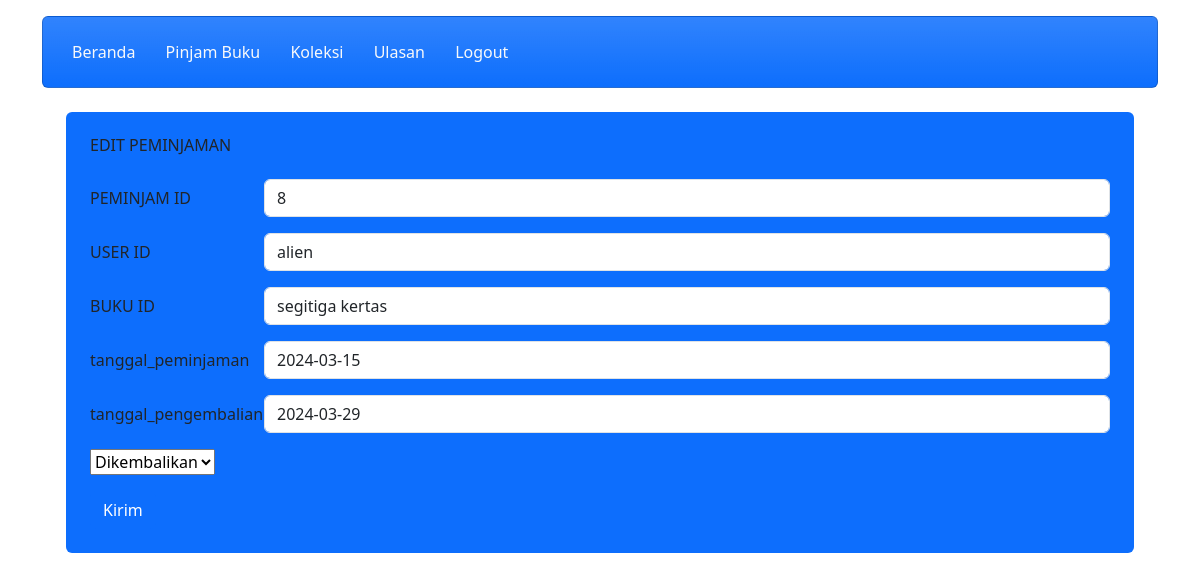
/peminjam/edit_pinjam.php?peminjaman_id=8 (signed in), run on the app's committed database.
### tables this page shows
CREATE TABLE `peminjaman` (
  `peminjaman_id` int(11) NOT NULL,
  `user_id` int(11) NOT NULL,
  `buku_id` int(11) NOT NULL,
  `tanggal_peminjaman` date NOT NULL,
  `tanggal_pengembalian` date NOT NULL,
  `status_peminjaman` varchar(50) NOT NULL
);

CREATE TABLE `user` (
  `user_id` int(11) NOT NULL,
  `username` varchar(255) NOT NULL,
  `password` varchar(255) NOT NULL,
  `email` varchar(255) NOT NULL,
  `nama_lengkap` varchar(255) NOT NULL,
  `alamat` text NOT NULL,
  `level` int(11) NOT NULL
);

CREATE TABLE `buku` (
  `buku_id` int(11) NOT NULL,
  `judul` varchar(255) NOT NULL,
  `penulis` varchar(255) NOT NULL,
  `penerbit` varchar(255) NOT NULL,
  `tahun_terbit` int(11) NOT NULL
);

### peminjam/edit_pinjam.php (the view, shortened to what this page needs)
<?php
include 'header.php';
include 'navbar.php';
?>
<?php
require_once "../config/config.php";
if (isset($_GET['peminjaman_id'])) {
    $peminjaman_id = ($_GET["peminjaman_id"]);
} else {
    echo "<script>alert('Masukkan data id.');window.location='index.php';</script>";
}
$sql = "SELECT * FROM peminjaman
INNER JOIN user ON peminjaman.user_id = user.user_id
INNER JOIN buku ON peminjaman.buku_id = buku.buku_id WHERE
peminjaman_id='$peminjaman_id'
";
$query = mysqli_query($conn, $sql);
while ($d_koleksi = mysqli_fetch_array($query)) {
?>
<div class="container pt-4 px-4">
    <div class="row g-4">
        <div class="col">
            <div class="bg-primary rounded h-100 p-4">
                <h6 class="mb-4">EDIT PEMINJAMAN</h6>
                <form method="POST" action="proses_update_pinjam.php">
                    <div class="row mb-3">
                        <label for="inputText3" class="col-sm-2 col-form-label">PEMINJAM ID</label>
                        <div class="col-sm-10">
                            <input name="peminjaman_id" type="text" class="form-control" value="<?php echo $d_koleksi['peminjaman_id']; ?>" readonly>
                        </div>
                    </div>
                    <div class="row mb-3">
                        <label for="inputText3" class="col-sm-2 col-form-label">USER ID</label>
                        <div class="col-sm-10">
                            <input name="username" type="text" class="form-control" value="<?php echo $d_koleksi['username']; ?>" readonly>
                        </div>
                    </div>
                    <div class="row mb-3">
                        <label for="inputText3" class="col-sm-2 col-form-label">BUKU ID</label>
                        <div class="col-sm-10">
                            <input name="judul" type="text" class="form-control" value="<?php echo $d_koleksi['judul']; ?>" readonly>
                        </div>
                    </div>
                    <div class="row mb-3">
                        <label for="inputText3" class="col-sm-2 col-form-label">tanggal_peminjaman</label>
                        <div class="col-sm-10">
                            <input name="tanggal_peminjaman" type="text" class="form-control" value="<?php echo $d_koleksi['tanggal_peminjaman']; ?>" readonly>
                        </div>
                    </div>
                    <div class="row mb-3">
                        <label for="inputText3" class="col-sm-2 col-form-label">tanggal_pengembalian</label>
                        <div class="col-sm-10">
                            <input name="tanggal_pengembalian" type="text" class="form-control" value="<?php echo $d_koleksi['tanggal_pengembalian']; ?>" readonly>
                        </div>
                    </div>
                    <div class="form-floating mb-3">
                        <select name="status_peminjaman" id="">
                            <option value="Dikembalikan" <?php echo ($d_koleksi['status_peminjaman'] == 'Dikembalikan') ? 'selected' : ''; ?>>Dikembalikan</option>
                        </select>
                    </div>
                    <button name="submit" type="submit" class="btn btn-primary">Kirim</button>
                </form>
            </div>
        </div>
    </div>
</div>
<?php
}
?>

### data on the page
peminjaman: peminjaman_id "8", username "alien", judul "segitiga kertas", tanggal_peminjaman "2024-03-15", tanggal_pengembalian "2024-03-29", status_peminjaman "Dikembalikan"
